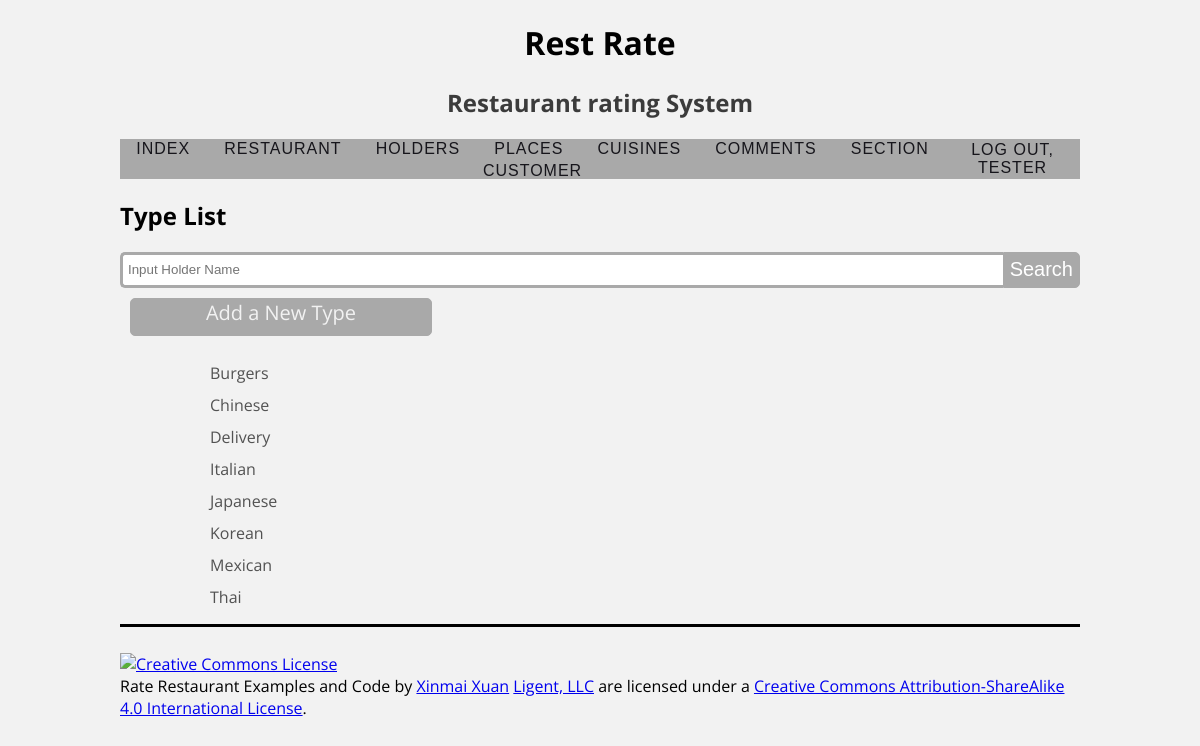
Page /type/ (signed in) on the committed database.
### rateinfo/models.py (models this page shows, shortened)
class Type(models.Model):
    type_id = models.AutoField(primary_key=True)
    type_name = models.CharField(max_length=45, unique=True)
    def __str__(self):
        return f'{self.type_name}'
    def get_absolute_url(self):
        return reverse('rateinfo_type_detail_urlpattern',
                       kwargs={'pk': self.pk}
                       )
    class Meta:
        ordering = ['type_name']

### rateinfo/views.py (the view)
class TypeList(LoginRequiredMixin, PermissionRequiredMixin, PageLinksMixin, ListView):
    paginate_by = 8
    model = Type
    permission_required = 'rateinfo.view_type'
    def get_queryset(self):
        query = self.request.GET.get('q')
        if query:
            object_list = self.model.objects.filter(type_name__contains=query)
        else:
            object_list = self.model.objects.all()
        return object_list

### rateinfo/utils.py (called while the page is built)
    def first_page(self, page):
        if page.number > 1:
            return self._page_urls(1)
        return None

    def previous_page(self, page):
        if (page.has_previous()
                and page.number > 2):
            return self._page_urls(
                page.previous_page_number())
        return None

    def next_page(self, page):
        last_page = page.paginator.num_pages
        if (page.has_next()
                and page.number < last_page - 1):
            return self._page_urls(
                page.next_page_number())
        return None

    def last_page(self, page):
        last_page = page.paginator.num_pages
        if page.number < last_page:
            return self._page_urls(last_page)
        return None

    def get_context_data(self, **kwargs):
        context = super().get_context_data(
            **kwargs)
        page = context.get('page_obj')
        if page is not None:
            context.update({
                'first_page_url':
                    self.first_page(page),
                'previous_page_url':
                    self.previous_page(page),
                'next_page_url':
                    self.next_page(page),
                'last_page_url':
                    self.last_page(page),
            })
        return context

### rateinfo/templates/rateinfo/type_list.html (shortened to what this page needs)
{% extends 'rateinfo/base.html' %}
{% load static %}
{% block head %}
    <link rel="stylesheet" type="text/css"
          href="{% static 'rateinfo/lists.css' %}">
    {% endblock %}
{% block content %}
    <h2>Type List</h2>
        <form class="search" method="get">
            <input type="text" name="q" class="searchTerm" placeholder="Input Holder Name">
            <button type="submit" class="searchButton">Search</button>
        </form>
        {% if perms.rateinfo.add_type %}
    <div class="CreateButton">
        <a href = '{% url 'rateinfo_type_create_urlpattern' %}'>
            Add a New Type
        </a>
    </div>
        {% endif %}
    <ul class="item-list">
        {% for type in type_list %}
            <li>
                <a href="{{ type.get_absolute_url }}"> {{ type }} </a>
            </li>
        {% empty %}
            <li><em>There are currently no type available.</em></li>
        {% endfor %}
    </ul>
{% endblock %}

### rateinfo/templates/rateinfo/base.html (shortened to what this page needs)
{% load static %}
<!DOCTYPE html>
<html lang="en">
<head>
    <link rel="stylesheet" type="text/css"
          href="{% static 'rateinfo/style.css' %}">
    {% block head %}{% endblock %}
</head>
<body>
<div>
    <header>
        <h1>Rest Rate</h1>
        <h2>Restaurant rating System</h2>
    </header>
<div class="menu_row">
    <nav>
                <a href="{% url 'index_urlpattern' %}">
                    Index</a>
                <a href="{% url 'rateinfo_restaurant_list_urlpattern' %}">
                    Restaurant</a>
                <a href="{% url 'rateinfo_holder_list_urlpattern' %}">
                    Holders</a>
                <a href="{% url 'rateinfo_place_list_urlpattern' %}">
                    Places</a>
                <a href="{% url 'rateinfo_type_list_urlpattern' %}">
                    Cuisines</a>
                <a href="{% url 'rateinfo_comment_list_urlpattern' %}">
                    Comments</a>
                <a href="{% url 'rateinfo_section_list_urlpattern' %}">
                    Section</a>
            {% if perms.rateinfo.view_customer %}
                <a href="{% url 'rateinfo_customer_list_urlpattern' %}">
                    Customer</a>
            {% endif %}
    </nav>
    <div class="status_row">
        <div class="offset-by-eight four columns">
                {% if user.is_authenticated %}
                        <a href="{% url 'logout_urlpattern' %}">
                        Log Out, {{ user.get_username }}</a>
                {% endif %}
        </div>
    </div>
</div>
    <main>
        {% block content %}{% endblock %}
    </main>
</div>
<footer>
    <p>
        <a rel="license" href="http://creativecommons.org/licenses/by-sa/4.0/">
            <img alt="Creative Commons License" style="border-width:0"
                 src="https://i.creativecommons.org/l/by-sa/4.0/88x31.png"/>
        </a><br/><span xmlns:dct="http://purl.org/dc/terms/" property="dct:title">Rate Restaurant Examples and Code</span>
        by
        <a xmlns:cc="https://www.linkedin.com/in/xinmai-xuan-12a091183/" href="https://www.linkedin.com/in/xinmai-xuan-12a091183/" property="cc:attributionName"
           rel="cc:attributionURL">Xinmai Xuan</a>
        <a xmlns:cc="http://creativecommons.org/ns#" href="https://www.ligent.net" property="cc:attributionName"
           rel="cc:attributionURL">Ligent, LLC</a> are licensed under a
        <a rel="license" href="http://creativecommons.org/licenses/by-sa/4.0/">Creative Commons Attribution-ShareAlike
            4.0 International License</a>.
    </p>
</footer>
</body>
</html>

### static/rateinfo/style.css (style rules this page uses)
body { width: auto; margin-left: 10%; margin-right: 10%; background: #f2f2f2; font-family: 'Open Sans', sans-serif; }
body>div>header { text-align: center; }
body>div>header>h2 { color: rgba(31,31,31,0.87) }
nav { width: 100%; position: center; top:50px; text-align:center; }
nav>a { font-family: 'Oswald', sans-serif; font-weight:500; text-transform:uppercase; text-decoration:none; color:#16151b; margin:0 15px; font-size:16px; letter-spacing:1px; position:relative; display:inline-block; }
nav>a:before { content:''; position: absolute; width: 100%; height: 3px; background:#16151b; top:47%; animation:out 0.2s cubic-bezier(1, 0, 0.58, 0.97) 1 both; }
.menu_row { background-color: darkgrey; height: 40px; display: flex; align-items: center; justify-content: center; }
.status_row { float: right; position: relative; font-family: 'Oswald', sans-serif; font-weight: 500; text-transform: uppercase; text-decoration: none; color: #16151b; letter-spacing: 1px; display: inline-block; }
.offset-by-eight>a { color: #16151b; text-decoration: none; text-align: center; float: right; }
footer { border-top: solid; padding-top: 10px; margin-top: 10px; }

### static/rateinfo/lists.css (style rules this page uses)
.search { width: 100%; position: relative; display: flex; }
.searchTerm { width: 100%; border: 3px solid #A9A9A9; border-right: none; padding: 5px; height: 20px; border-radius: 5px 0 0 5px; outline: none; color: #9DBFAF; }
.searchButton { width: auto; height: 36px; border: 1px solid #A9A9A9; background: #A9A9A9; text-align: center; color: #fff; border-radius: 0 5px 5px 0; cursor: pointer; font-size: 20px; }
.CreateButton { width: 300px; height: 36px; border: 1px solid #A9A9A9; background: #A9A9A9; text-align: center; color: #fff; border-radius: 5px; cursor: pointer; font-size: 20px; margin: 10px; }
.CreateButton>a { text-decoration: none; color: #f2f2f2; }
.item-list li { list-style: none; padding-left: 50px; position: relative; padding-top: 10px; }
.item-list li:before { content: ""; position: absolute; top: 12px; left: 5px; display: inline-block; height: 30px; width: 30px; background-size: contain; }
.item-list a { text-decoration: none; color: rgba(31,31,31,0.76) }

### rows in the picture
Type: type_name "Burgers"
Type: type_name "Chinese"
Type: type_name "Delivery"
Type: type_name "Italian"
Type: type_name "Japanese"
Type: type_name "Korean"
Type: type_name "Mexican"
Type: type_name "Thai"

### other values in the picture
{{ user.get_username }} "TESTER"
